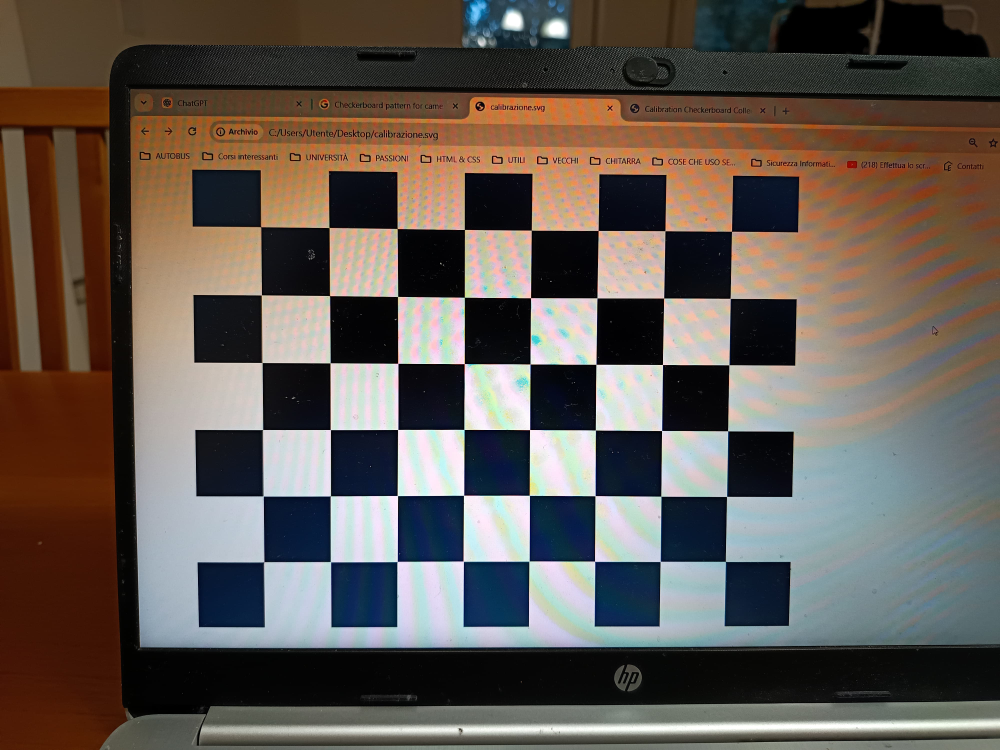
#> input picture CalibrazioneFotocameraTramiteScacchiera/img.jpg, 4000 x 3000 px (shown at 1/4 size)
$ python script.py
#> lines starting #> are read from the running program, lines starting #| are printed output that depends on the picture; long printed decimals are rounded
import cv2
import numpy as np
import tkinter as tk

# Funzione per ridimensionare l'immagine solo per la visualizzazione
def resize_to_screen(image, screen_width, screen_height):
    # Ottieni le dimensioni originali dell'immagine
    img_height, img_width = image.shape[:2]

    # Trova il fattore di scala per ridimensionare l'immagine mantenendo le proporzioni
    scale_w = screen_width / img_width
    scale_h = screen_height / img_height
    scale = min(scale_w, scale_h)

    # Calcola le nuove dimensioni
    new_width = int(img_width * scale)
    new_height = int(img_height * scale)

    # Ridimensiona l'immagine
    resized_image = cv2.resize(image, (new_width, new_height), interpolation=cv2.INTER_AREA)
    return resized_image

# Usa Tkinter per ottenere le dimensioni dello schermo
root = tk.Tk()
screen_width = root.winfo_screenwidth()
screen_height = root.winfo_screenheight()
root.withdraw()  # Chiudi la finestra Tkinter

# Dimensioni della scacchiera (numero di angoli interni)
CHECKERBOARD = (8, 6)  # Scacchiera 8x6 angoli interni

# Prepara i punti oggetto reali (coordinate 3D)
objp = np.zeros((CHECKERBOARD[0] * CHECKERBOARD[1], 3), np.float32)
objp[:, :2] = np.mgrid[0:CHECKERBOARD[0], 0:CHECKERBOARD[1]].T.reshape(-1, 2)

# Lista per i punti oggetto e immagine
obj_points = []  # Punti 3D reali
img_points = []  # Punti 2D nella foto della scacchiera

# Leggi l'immagine della scacchiera (nome aggiornato: "img.jpg")
image_file = "img.jpg"
img = cv2.imread(image_file)
#> img is the input picture: shape (3000, 4000, 3); mean B, G, R 82.3, 89.3, 98.4
gray = cv2.cvtColor(img, cv2.COLOR_BGR2GRAY)
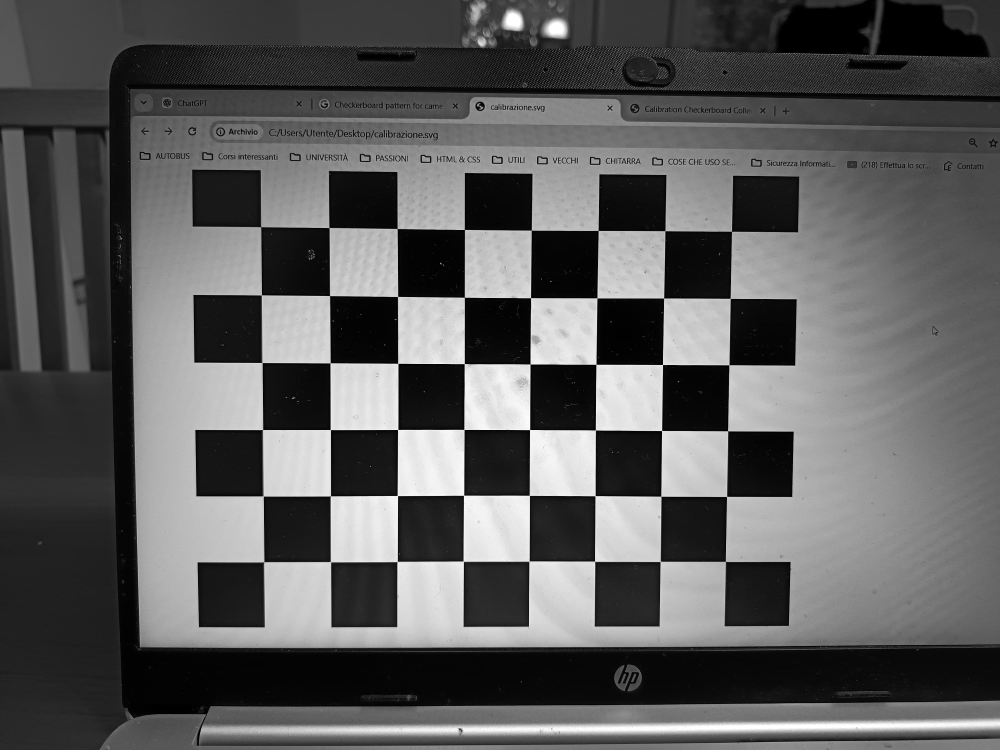
#> gray: shape (3000, 4000) (shown at 1/4 size); min 0, max 255, mean 91.2

# Trova gli angoli interni della scacchiera
ret, corners = cv2.findChessboardCorners(gray, CHECKERBOARD, None)
#> ret = True; corners = 48 rows, first 8: [1044.7, 908.5], [1318.3, 911.7], [1590.2, 915.6], [1859.3, 919.6], [2126.5, 921.7], [2394.2, 923.6], [2660.9, 924.5], [2927.2, 926.7]

# Se la scacchiera è stata trovata correttamente
if ret:
    obj_points.append(objp)
    img_points.append(corners)

    # Disegna gli angoli trovati nella scacchiera sull'immagine originale
    img_with_corners = cv2.drawChessboardCorners(img, CHECKERBOARD, corners, ret)

    # Ridimensiona l'immagine solo per la visualizzazione
    resized_img = resize_to_screen(img_with_corners, screen_width, screen_height)
#> in resize_to_screen, `resized_image = cv2.resize(image, (new_width, new_height), interpolati..`:
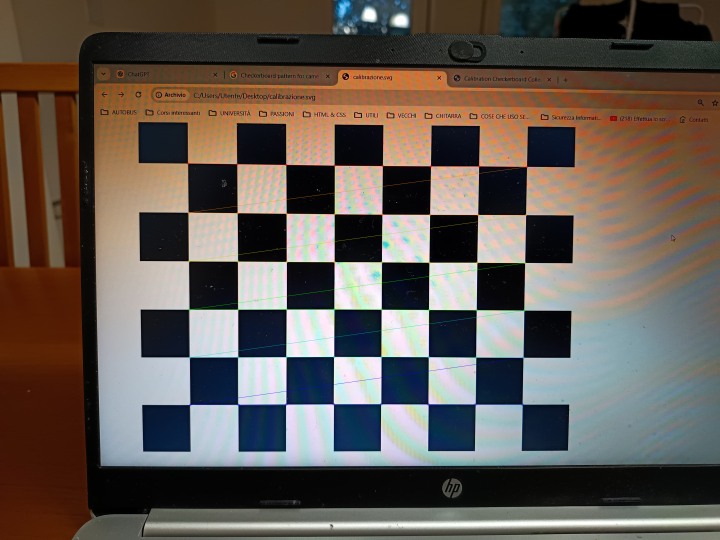
#> resized_image: shape (1080, 1440, 3) (shown at 1/2 size); mean B, G, R 82.2, 89.3, 98.3

    # Mostra l'immagine ridimensionata con gli angoli trovati
    cv2.imshow('Scacchiera con angoli trovati', resized_img)
    cv2.waitKey(0)
    cv2.destroyAllWindows()

    # Calibrazione della fotocamera
    ret, mtx, dist, rvecs, tvecs = cv2.calibrateCamera(obj_points, img_points, gray.shape[::-1], None, None)
#> ret = 0.528; mtx = [[1593.8, 0, 1988.5], [0, 1595.2, 1492.3], [0, 0, 1]]; dist = [[0.0853, -0.174, -1.94e-05, 0.000502, 0.12]]; rvecs = ([0.025, -0.0137, 0.00495],); tvecs = ([-3.48, -2.15, 5.96],)

    # Stampa i risultati
    print("Matrice della fotocamera (intrinseca):\n", mtx)
#| Matrice della fotocamera (intrinseca):
#|  [[1.59383031e+03 0.00000000e+00 1.98851761e+03]
#|  [0.00000000e+00 1.59524621e+03 1.49231586e+03]
#|  [0.00000000e+00 0.00000000e+00 1.00000000e+00]]
    print("\nCoefficienti di distorsione:\n", dist)
#| Coefficienti di distorsione:
#|  [[ 8.53386889e-02 -1.74267559e-01 -1.93770212e-05  5.02325608e-04
#|    1.19534936e-01]]
    print("\nVettore di rotazione (rvecs):\n", rvecs)
#| Vettore di rotazione (rvecs):
#|  (array([[ 0.02503 ],
#|        [-0.01366],
#|        [ 0.004947]]),)
    print("\nVettore di traslazione (tvecs):\n", tvecs)
#| Vettore di traslazione (tvecs):
#|  (array([[-3.483],
#|        [-2.151],
#|        [ 5.960]]),)
else:
    print("Non è stato possibile trovare gli angoli della scacchiera. Prova con un'immagine diversa o migliora la qualità della foto.")
